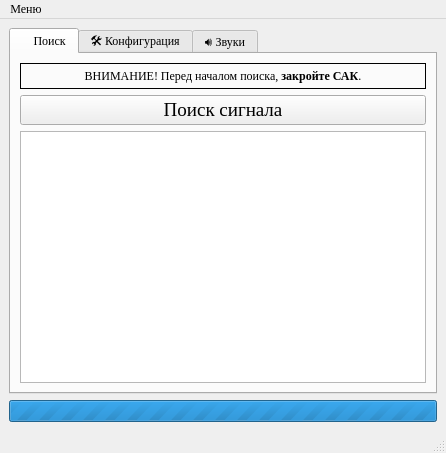
<?xml version="1.0" encoding="UTF-8"?>
<ui version="4.0">
 <class>main_window</class>
 <widget class="QMainWindow" name="main_window">
  <property name="minimumSize">
   <size>
    <width>400</width>
    <height>0</height>
   </size>
  </property>
  <property name="font">
   <font>
    <family>Times New Roman</family>
   </font>
  </property>
  <property name="contextMenuPolicy">
   <enum>Qt::DefaultContextMenu</enum>
  </property>
  <property name="windowTitle">
   <string>SIGNAL CATCHER</string>
  </property>
  <property name="windowIcon">
   <iconset>
    <normaloff>../../Users/Teos/Downloads/radiation_8ptf8au848ft.svg</normaloff>../../Users/Teos/Downloads/radiation_8ptf8au848ft.svg</iconset>
  </property>
  <property name="autoFillBackground">
   <bool>false</bool>
  </property>
  <property name="animated">
   <bool>true</bool>
  </property>
  <widget class="QWidget" name="main_grid">
   <layout class="QGridLayout" name="gridLayout_2">
    <item row="1" column="0">
     <widget class="QProgressBar" name="pb">
      <property name="enabled">
       <bool>true</bool>
      </property>
      <property name="maximum">
       <number>0</number>
      </property>
      <property name="value">
       <number>-1</number>
      </property>
      <property name="alignment">
       <set>Qt::AlignCenter</set>
      </property>
      <property name="invertedAppearance">
       <bool>false</bool>
      </property>
      <property name="textDirection">
       <enum>QProgressBar::TopToBottom</enum>
      </property>
     </widget>
    </item>
    <item row="0" column="0">
     <widget class="QTabWidget" name="tabs">
      <property name="focusPolicy">
       <enum>Qt::TabFocus</enum>
      </property>
      <property name="tabPosition">
       <enum>QTabWidget::North</enum>
      </property>
      <property name="tabShape">
       <enum>QTabWidget::Rounded</enum>
      </property>
      <property name="currentIndex">
       <number>0</number>
      </property>
      <property name="usesScrollButtons">
       <bool>true</bool>
      </property>
      <property name="documentMode">
       <bool>false</bool>
      </property>
      <property name="tabsClosable">
       <bool>false</bool>
      </property>
      <property name="movable">
       <bool>false</bool>
      </property>
      <property name="tabBarAutoHide">
       <bool>false</bool>
      </property>
      <widget class="QWidget" name="search_tab">
       <attribute name="title">
        <string>🔎 Поиск</string>
       </attribute>
       <layout class="QGridLayout" name="gridLayout_3">
        <item row="1" column="0">
         <widget class="QPushButton" name="search">
          <property name="font">
           <font>
            <pointsize>14</pointsize>
            <weight>50</weight>
            <italic>false</italic>
            <bold>false</bold>
            <underline>false</underline>
            <strikeout>false</strikeout>
            <stylestrategy>PreferDefault</stylestrategy>
            <kerning>false</kerning>
           </font>
          </property>
          <property name="cursor">
           <cursorShape>ArrowCursor</cursorShape>
          </property>
          <property name="text">
           <string>Поиск сигнала</string>
          </property>
         </widget>
        </item>
        <item row="3" column="0" rowspan="2">
         <widget class="QTextEdit" name="log">
          <property name="readOnly">
           <bool>false</bool>
          </property>
         </widget>
        </item>
        <item row="0" column="0">
         <widget class="QLabel" name="search_help_label">
          <property name="maximumSize">
           <size>
            <width>16777215</width>
            <height>26</height>
           </size>
          </property>
          <property name="frameShape">
           <enum>QFrame::Box</enum>
          </property>
          <property name="text">
           <string>&lt;html&gt;&lt;head/&gt;&lt;body&gt;&lt;p&gt;ВНИМАНИЕ! Перед началом поиска, &lt;span style=&quot; font-weight:600;&quot;&gt;закройте САК&lt;/span&gt;.&lt;/p&gt;&lt;/body&gt;&lt;/html&gt;</string>
          </property>
          <property name="alignment">
           <set>Qt::AlignCenter</set>
          </property>
         </widget>
        </item>
       </layout>
      </widget>
      <widget class="QWidget" name="config_tab">
       <property name="enabled">
        <bool>true</bool>
       </property>
       <attribute name="title">
        <string>🛠️ Конфигурация</string>
       </attribute>
       <layout class="QGridLayout" name="gridLayout_5">
        <property name="leftMargin">
         <number>0</number>
        </property>
        <property name="topMargin">
         <number>0</number>
        </property>
        <property name="rightMargin">
         <number>0</number>
        </property>
        <property name="bottomMargin">
         <number>0</number>
        </property>
        <item row="0" column="0">
         <widget class="QScrollArea" name="config_scroll">
          <property name="styleSheet">
           <string notr="true"/>
          </property>
          <property name="widgetResizable">
           <bool>true</bool>
          </property>
          <widget class="QWidget" name="config_scroll_grid">
           <property name="geometry">
            <rect>
             <x>0</x>
             <y>0</y>
             <width>813</width>
             <height>488</height>
            </rect>
           </property>
           <property name="sizePolicy">
            <sizepolicy hsizetype="Minimum" vsizetype="Preferred">
             <horstretch>0</horstretch>
             <verstretch>0</verstretch>
            </sizepolicy>
           </property>
           <layout class="QGridLayout" name="_2">
            <item row="2" column="0">
             <widget class="QLabel" name="label">
              <property name="sizePolicy">
               <sizepolicy hsizetype="Preferred" vsizetype="Maximum">
                <horstretch>0</horstretch>
                <verstretch>0</verstretch>
               </sizepolicy>
              </property>
              <property name="styleSheet">
               <string notr="true"/>
              </property>
              <property name="frameShape">
               <enum>QFrame::Box</enum>
              </property>
              <property name="frameShadow">
               <enum>QFrame::Plain</enum>
              </property>
              <property name="lineWidth">
               <number>1</number>
              </property>
              <property name="text">
               <string>&lt;html&gt;&lt;head/&gt;&lt;body&gt;&lt;p&gt;Стандартная конфигурация координат расчитана под монитор 2560х1440.&lt;/p&gt;&lt;p&gt;Если разрешение вашего монитора отличается, то необходимо переустановить все координаты.&lt;/p&gt;&lt;p&gt;Координаты [X] (слева направо) и [Y] (сверху вниз) в пикселях для индикаторов САКа.&lt;/p&gt;&lt;p&gt;ВНИМАНИЕ! Поиск работает только &lt;span style=&quot; font-weight:600;&quot;&gt;в оконном режиме, на весть экран с рамкой (Alt+Enter).&lt;/span&gt;&lt;/p&gt;&lt;/body&gt;&lt;/html&gt;</string>
              </property>
              <property name="textFormat">
               <enum>Qt::AutoText</enum>
              </property>
              <property name="scaledContents">
               <bool>false</bool>
              </property>
              <property name="alignment">
               <set>Qt::AlignLeading|Qt::AlignLeft|Qt::AlignVCenter</set>
              </property>
              <property name="wordWrap">
               <bool>true</bool>
              </property>
              <property name="margin">
               <number>5</number>
              </property>
              <property name="indent">
               <number>-1</number>
              </property>
             </widget>
            </item>
            <item row="4" column="0">
             <spacer name="verticalSpacer">
              <property name="orientation">
               <enum>Qt::Vertical</enum>
              </property>
              <property name="sizeHint" stdset="0">
               <size>
                <width>0</width>
                <height>0</height>
               </size>
              </property>
             </spacer>
            </item>
            <item row="3" column="0">
             <layout class="QGridLayout" name="coords_grid" rowstretch="0,0,0,0,0">
              <item row="4" column="2">
               <widget class="QLabel" name="x_search_label">
                <property name="sizePolicy">
                 <sizepolicy hsizetype="Fixed" vsizetype="Preferred">
                  <horstretch>0</horstretch>
                  <verstretch>0</verstretch>
                 </sizepolicy>
                </property>
                <property name="maximumSize">
                 <size>
                  <width>20</width>
                  <height>16777215</height>
                 </size>
                </property>
                <property name="text">
                 <string>X</string>
                </property>
                <property name="alignment">
                 <set>Qt::AlignCenter</set>
                </property>
               </widget>
              </item>
              <item row="0" column="1">
               <widget class="QPushButton" name="signal_set">
                <property name="text">
                 <string>Установить</string>
                </property>
                <property name="shortcut">
                 <string/>
                </property>
               </widget>
              </item>
              <item row="4" column="4">
               <widget class="QLabel" name="y_search_label">
                <property name="sizePolicy">
                 <sizepolicy hsizetype="Fixed" vsizetype="Preferred">
                  <horstretch>0</horstretch>
                  <verstretch>0</verstretch>
                 </sizepolicy>
                </property>
                <property name="maximumSize">
                 <size>
                  <width>20</width>
                  <height>16777215</height>
                 </size>
                </property>
                <property name="text">
                 <string>Y</string>
                </property>
                <property name="alignment">
                 <set>Qt::AlignCenter</set>
                </property>
               </widget>
              </item>
              <item row="3" column="0">
               <widget class="QLabel" name="ready_label">
                <property name="sizePolicy">
                 <sizepolicy hsizetype="Minimum" vsizetype="Preferred">
                  <horstretch>0</horstretch>
                  <verstretch>0</verstretch>
                 </sizepolicy>
                </property>
                <property name="text">
                 <string>Индикатор найденного сигнала</string>
                </property>
                <property name="alignment">
                 <set>Qt::AlignLeading|Qt::AlignLeft|Qt::AlignVCenter</set>
                </property>
                <property name="wordWrap">
                 <bool>true</bool>
                </property>
               </widget>
              </item>
              <item row="4" column="5">
               <widget class="QSpinBox" name="y_search">
                <property name="suffix">
                 <string> px</string>
                </property>
                <property name="prefix">
                 <string/>
                </property>
                <property name="maximum">
                 <number>9999</number>
                </property>
                <property name="displayIntegerBase">
                 <number>10</number>
                </property>
               </widget>
              </item>
              <item row="1" column="0">
               <widget class="QLabel" name="med_rad_label">
                <property name="sizePolicy">
                 <sizepolicy hsizetype="Minimum" vsizetype="Preferred">
                  <horstretch>0</horstretch>
                  <verstretch>0</verstretch>
                 </sizepolicy>
                </property>
                <property name="text">
                 <string>Кнопка [Средняя]</string>
                </property>
                <property name="alignment">
                 <set>Qt::AlignLeading|Qt::AlignLeft|Qt::AlignVCenter</set>
                </property>
                <property name="wordWrap">
                 <bool>true</bool>
                </property>
               </widget>
              </item>
              <item row="3" column="2">
               <widget class="QLabel" name="x_ready_label">
                <property name="sizePolicy">
                 <sizepolicy hsizetype="Fixed" vsizetype="Preferred">
                  <horstretch>0</horstretch>
                  <verstretch>0</verstretch>
                 </sizepolicy>
                </property>
                <property name="maximumSize">
                 <size>
                  <width>20</width>
                  <height>16777215</height>
                 </size>
                </property>
                <property name="text">
                 <string>X</string>
                </property>
                <property name="alignment">
                 <set>Qt::AlignCenter</set>
                </property>
               </widget>
              </item>
              <item row="3" column="4">
               <widget class="QLabel" name="y_ready_label">
                <property name="sizePolicy">
                 <sizepolicy hsizetype="Fixed" vsizetype="Preferred">
                  <horstretch>0</horstretch>
                  <verstretch>0</verstretch>
                 </sizepolicy>
                </property>
                <property name="maximumSize">
                 <size>
                  <width>20</width>
                  <height>16777215</height>
                 </size>
                </property>
                <property name="text">
                 <string>Y</string>
                </property>
                <property name="alignment">
                 <set>Qt::AlignCenter</set>
                </property>
               </widget>
              </item>
              <item row="4" column="0">
               <widget class="QLabel" name="search_label">
                <property name="sizePolicy">
                 <sizepolicy hsizetype="Minimum" vsizetype="Preferred">
                  <horstretch>0</horstretch>
                  <verstretch>0</verstretch>
                 </sizepolicy>
                </property>
                <property name="text">
                 <string>Кнопка [Поиск]</string>
                </property>
                <property name="alignment">
                 <set>Qt::AlignLeading|Qt::AlignLeft|Qt::AlignVCenter</set>
                </property>
                <property name="wordWrap">
                 <bool>true</bool>
                </property>
               </widget>
              </item>
              <item row="2" column="0">
               <widget class="QLabel" name="tumbler_label">
                <property name="sizePolicy">
                 <sizepolicy hsizetype="Minimum" vsizetype="Preferred">
                  <horstretch>0</horstretch>
                  <verstretch>0</verstretch>
                 </sizepolicy>
                </property>
                <property name="text">
                 <string>Тумблер начала сканирования</string>
                </property>
                <property name="alignment">
                 <set>Qt::AlignLeading|Qt::AlignLeft|Qt::AlignVCenter</set>
                </property>
                <property name="wordWrap">
                 <bool>true</bool>
                </property>
               </widget>
              </item>
              <item row="0" column="0">
               <widget class="QLabel" name="signal_label">
                <property name="sizePolicy">
                 <sizepolicy hsizetype="Minimum" vsizetype="Preferred">
                  <horstretch>0</horstretch>
                  <verstretch>0</verstretch>
                 </sizepolicy>
                </property>
                <property name="text">
                 <string>Индикатор сигнала</string>
                </property>
                <property name="alignment">
                 <set>Qt::AlignLeading|Qt::AlignLeft|Qt::AlignVCenter</set>
                </property>
                <property name="wordWrap">
                 <bool>true</bool>
                </property>
               </widget>
              </item>
              <item row="1" column="5">
               <widget class="QSpinBox" name="y_med_rad">
                <property name="suffix">
                 <string> px</string>
                </property>
                <property name="prefix">
                 <string/>
                </property>
                <property name="maximum">
                 <number>9999</number>
                </property>
                <property name="displayIntegerBase">
                 <number>10</number>
                </property>
               </widget>
              </item>
              <item row="0" column="5">
               <widget class="QSpinBox" name="y_signal">
                <property name="suffix">
                 <string> px</string>
                </property>
                <property name="prefix">
                 <string/>
                </property>
                <property name="maximum">
                 <number>9999</number>
                </property>
                <property name="displayIntegerBase">
                 <number>10</number>
                </property>
               </widget>
              </item>
              <item row="3" column="5">
               <widget class="QSpinBox" name="y_ready">
                <property name="suffix">
                 <string> px</string>
                </property>
                <property name="prefix">
                 <string/>
                </property>
                <property name="maximum">
                 <number>9999</number>
                </property>
                <property name="displayIntegerBase">
                 <number>10</number>
                </property>
               </widget>
              </item>
              <item row="2" column="5">
               <widget class="QSpinBox" name="y_tumbler">
                <property name="suffix">
                 <string> px</string>
                </property>
                <property name="prefix">
                 <string/>
                </property>
                <property name="maximum">
                 <number>9999</number>
                </property>
                <property name="displayIntegerBase">
                 <number>10</number>
                </property>
               </widget>
              </item>
              <item row="0" column="4">
               <widget class="QLabel" name="y_signal_label">
                <property name="sizePolicy">
                 <sizepolicy hsizetype="Fixed" vsizetype="Preferred">
                  <horstretch>0</horstretch>
                  <verstretch>0</verstretch>
                 </sizepolicy>
                </property>
                <property name="maximumSize">
                 <size>
                  <width>20</width>
                  <height>16777215</height>
                 </size>
                </property>
                <property name="text">
                 <string>Y</string>
                </property>
                <property name="alignment">
                 <set>Qt::AlignCenter</set>
                </property>
               </widget>
              </item>
              <item row="0" column="2">
               <widget class="QLabel" name="x_signal_label">
                <property name="sizePolicy">
                 <sizepolicy hsizetype="Fixed" vsizetype="Preferred">
                  <horstretch>0</horstretch>
                  <verstretch>0</verstretch>
                 </sizepolicy>
                </property>
                <property name="maximumSize">
                 <size>
                  <width>20</width>
                  <height>16777215</height>
                 </size>
                </property>
                <property name="text">
                 <string>X</string>
                </property>
                <property name="alignment">
                 <set>Qt::AlignCenter</set>
                </property>
               </widget>
              </item>
              <item row="4" column="1">
               <widget class="QPushButton" name="search_set">
                <property name="text">
                 <string>Установить</string>
                </property>
                <property name="shortcut">
                 <string/>
                </property>
               </widget>
              </item>
              <item row="1" column="4">
               <widget class="QLabel" name="y_med_rad_label">
                <property name="sizePolicy">
                 <sizepolicy hsizetype="Fixed" vsizetype="Preferred">
                  <horstretch>0</horstretch>
                  <verstretch>0</verstretch>
                 </sizepolicy>
                </property>
                <property name="maximumSize">
                 <size>
                  <width>20</width>
                  <height>16777215</height>
                 </size>
                </property>
                <property name="text">
                 <string>Y</string>
                </property>
                <property name="alignment">
                 <set>Qt::AlignCenter</set>
                </property>
               </widget>
              </item>
              <item row="1" column="1">
               <widget class="QPushButton" name="med_rad_set">
                <property name="text">
                 <string>Установить</string>
                </property>
                <property name="shortcut">
                 <string/>
                </property>
               </widget>
              </item>
              <item row="1" column="2">
               <widget class="QLabel" name="x_med_rad_label">
                <property name="sizePolicy">
                 <sizepolicy hsizetype="Fixed" vsizetype="Preferred">
                  <horstretch>0</horstretch>
                  <verstretch>0</verstretch>
                 </sizepolicy>
                </property>
                <property name="maximumSize">
                 <size>
                  <width>20</width>
                  <height>16777215</height>
                 </size>
                </property>
                <property name="text">
                 <string>X</string>
                </property>
                <property name="alignment">
                 <set>Qt::AlignCenter</set>
                </property>
               </widget>
              </item>
              <item row="0" column="3">
               <widget class="QSpinBox" name="x_signal">
                <property name="suffix">
                 <string> px</string>
                </property>
                <property name="prefix">
                 <string/>
                </property>
                <property name="maximum">
                 <number>9999</number>
                </property>
                <property name="displayIntegerBase">
                 <number>10</number>
                </property>
               </widget>
              </item>
              <item row="2" column="2">
               <widget class="QLabel" name="x_tumbler_label">
                <property name="sizePolicy">
                 <sizepolicy hsizetype="Fixed" vsizetype="Preferred">
                  <horstretch>0</horstretch>
                  <verstretch>0</verstretch>
                 </sizepolicy>
                </property>
                <property name="maximumSize">
                 <size>
                  <width>20</width>
                  <height>16777215</height>
                 </size>
                </property>
                <property name="text">
                 <string>X</string>
                </property>
                <property name="alignment">
                 <set>Qt::AlignCenter</set>
                </property>
               </widget>
              </item>
              <item row="1" column="3">
               <widget class="QSpinBox" name="x_med_rad">
                <property name="suffix">
                 <string> px</string>
                </property>
                <property name="prefix">
                 <string/>
                </property>
                <property name="maximum">
                 <number>9999</number>
                </property>
                <property name="displayIntegerBase">
                 <number>10</number>
                </property>
               </widget>
              </item>
              <item row="3" column="1">
               <widget class="QPushButton" name="ready_set">
                <property name="text">
                 <string>Установить</string>
                </property>
                <property name="shortcut">
                 <string/>
                </property>
               </widget>
              </item>
              <item row="2" column="1">
               <widget class="QPushButton" name="tumbler_set">
                <property name="text">
                 <string>Установить</string>
                </property>
                <property name="shortcut">
                 <string/>
                </property>
               </widget>
              </item>
              <item row="3" column="3">
               <widget class="QSpinBox" name="x_ready">
                <property name="suffix">
                 <string> px</string>
                </property>
                <property name="prefix">
                 <string/>
                </property>
                <property name="maximum">
                 <number>9999</number>
                </property>
                <property name="displayIntegerBase">
                 <number>10</number>
                </property>
               </widget>
              </item>
              <item row="2" column="4">
               <widget class="QLabel" name="y_tumbler_label">
                <property name="sizePolicy">
                 <sizepolicy hsizetype="Fixed" vsizetype="Preferred">
                  <horstretch>0</horstretch>
                  <verstretch>0</verstretch>
                 </sizepolicy>
                </property>
                <property name="maximumSize">
                 <size>
                  <width>20</width>
                  <height>16777215</height>
                 </size>
                </property>
                <property name="text">
                 <string>Y</string>
                </property>
                <property name="alignment">
                 <set>Qt::AlignCenter</set>
                </property>
               </widget>
              </item>
              <item row="4" column="3">
               <widget class="QSpinBox" name="x_search">
                <property name="suffix">
                 <string> px</string>
                </property>
                <property name="prefix">
                 <string/>
                </property>
                <property name="maximum">
                 <number>9999</number>
                </property>
                <property name="displayIntegerBase">
                 <number>10</number>
                </property>
               </widget>
              </item>
              <item row="2" column="3">
               <widget class="QSpinBox" name="x_tumbler">
                <property name="suffix">
                 <string> px</string>
                </property>
                <property name="prefix">
                 <string/>
                </property>
                <property name="maximum">
                 <number>9999</number>
                </property>
                <property name="displayIntegerBase">
                 <number>10</number>
                </property>
               </widget>
              </item>
             </layout>
            </item>
            <item row="1" column="0">
             <layout class="QGridLayout" name="main_config_grid">
              <property name="verticalSpacing">
               <number>7</number>
              </property>
              <item row="5" column="1">
               <widget class="QKeySequenceEdit" name="sak_key"/>
              </item>
              <item row="5" column="0">
               <widget class="QLabel" name="sak_key_label">
                <property name="text">
                 <string>Клавиша в игре, для открытия САК</string>
                </property>
               </widget>
              </item>
              <item row="3" column="1">
               <widget class="QSpinBox" name="reopen_time">
                <property name="suffix">
                 <string> мс</string>
                </property>
                <property name="maximum">
                 <number>10000</number>
                </property>
                <property name="singleStep">
                 <number>100</number>
                </property>
               </widget>
              </item>
              <item row="1" column="0">
               <widget class="QLabel" name="ahk_path_label">
                <property name="text">
                 <string>Путь к AHK:</string>
                </property>
               </widget>
              </item>
              <item row="2" column="1">
               <widget class="QSpinBox" name="time_to_stop">
                <property name="suffix">
                 <string> мс</string>
                </property>
                <property name="maximum">
                 <number>15000</number>
                </property>
                <property name="singleStep">
                 <number>100</number>
                </property>
                <property name="value">
                 <number>0</number>
                </property>
               </widget>
              </item>
              <item row="2" column="0">
               <widget class="QLabel" name="time_to_stop_label">
                <property name="text">
                 <string>Время до остановки поиска (1500 мс ~ 1 лампочка):</string>
                </property>
               </widget>
              </item>
              <item row="1" column="1">
               <widget class="QLineEdit" name="ahk_path">
                <property name="maximumSize">
                 <size>
                  <width>16777215</width>
                  <height>25</height>
                 </size>
                </property>
                <property name="text">
                 <string/>
                </property>
               </widget>
              </item>
              <item row="4" column="0">
               <widget class="QLabel" name="click_interval_label">
                <property name="text">
                 <string>Задержка между кликами по кнопкам САК:</string>
                </property>
                <property name="wordWrap">
                 <bool>true</bool>
                </property>
               </widget>
              </item>
              <item row="4" column="1">
               <widget class="QSpinBox" name="click_interval">
                <property name="suffix">
                 <string> мс</string>
                </property>
                <property name="maximum">
                 <number>10000</number>
                </property>
                <property name="singleStep">
                 <number>100</number>
                </property>
               </widget>
              </item>
              <item row="3" column="0">
               <widget class="QLabel" name="reopen_time_label">
                <property name="text">
                 <string>Задержка между переоткрытием САК:</string>
                </property>
                <property name="wordWrap">
                 <bool>true</bool>
                </property>
               </widget>
              </item>
              <item row="0" column="1">
               <widget class="QKeySequenceEdit" name="hotkey"/>
              </item>
              <item row="0" column="0">
               <widget class="QLabel" name="hotkey_label">
                <property name="text">
                 <string>Горячая клавиша для запуска/остановки:</string>
                </property>
               </widget>
              </item>
             </layout>
            </item>
           </layout>
          </widget>
         </widget>
        </item>
       </layout>
      </widget>
      <widget class="QWidget" name="sounds_tab">
       <attribute name="title">
        <string>🔊 Звуки</string>
       </attribute>
       <layout class="QGridLayout" name="gridLayout_6">
        <property name="leftMargin">
         <number>0</number>
        </property>
        <property name="topMargin">
         <number>0</number>
        </property>
        <property name="rightMargin">
         <number>0</number>
        </property>
        <property name="bottomMargin">
         <number>0</number>
        </property>
        <item row="2" column="0">
         <widget class="QScrollArea" name="sounds_scroll">
          <property name="widgetResizable">
           <bool>true</bool>
          </property>
          <widget class="QWidget" name="sounds_scroll_grid">
           <property name="geometry">
            <rect>
             <x>0</x>
             <y>0</y>
             <width>437</width>
             <height>359</height>
            </rect>
           </property>
           <layout class="QGridLayout" name="gridLayout">
            <item row="3" column="0">
             <widget class="QLabel" name="sound_fail_volume_label">
              <property name="text">
               <string>Громкость</string>
              </property>
             </widget>
            </item>
            <item row="3" column="1">
             <widget class="QSlider" name="sound_fail_slider">
              <property name="maximum">
               <number>100</number>
              </property>
              <property name="orientation">
               <enum>Qt::Horizontal</enum>
              </property>
             </widget>
            </item>
            <item row="1" column="0">
             <widget class="QLabel" name="sound_start_volume_label">
              <property name="text">
               <string>Громкость</string>
              </property>
             </widget>
            </item>
            <item row="0" column="0">
             <widget class="QLabel" name="sound_start_label">
              <property name="text">
               <string>Начало поиска сигнала</string>
              </property>
             </widget>
            </item>
            <item row="3" column="2">
             <widget class="QLabel" name="sound_fail_volume">
              <property name="minimumSize">
               <size>
                <width>20</width>
                <height>0</height>
               </size>
              </property>
              <property name="frameShape">
               <enum>QFrame::Box</enum>
              </property>
              <property name="frameShadow">
               <enum>QFrame::Plain</enum>
              </property>
              <property name="text">
               <string>0</string>
              </property>
              <property name="alignment">
               <set>Qt::AlignCenter</set>
              </property>
             </widget>
            </item>
            <item row="1" column="1">
             <widget class="QSlider" name="sound_start_slider">
              <property name="maximum">
               <number>100</number>
              </property>
              <property name="orientation">
               <enum>Qt::Horizontal</enum>
              </property>
             </widget>
            </item>
            <item row="1" column="2">
             <widget class="QLabel" name="sound_start_volume">
              <property name="minimumSize">
               <size>
                <width>20</width>
                <height>0</height>
               </size>
              </property>
              <property name="frameShape">
               <enum>QFrame::Box</enum>
              </property>
              <property name="frameShadow">
               <enum>QFrame::Plain</enum>
              </property>
              <property name="text">
               <string>0</string>
              </property>
              <property name="alignment">
               <set>Qt::AlignCenter</set>
              </property>
             </widget>
            </item>
            <item row="2" column="0">
             <widget class="QLabel" name="sound_fail_label">
              <property name="text">
               <string>Сигнал упущен</string>
              </property>
             </widget>
            </item>
            <item row="4" column="0">
             <widget class="QLabel" name="sound_found_label">
              <property name="text">
               <string>Сигнал найден</string>
              </property>
             </widget>
            </item>
            <item row="5" column="2">
             <widget class="QLabel" name="sound_found_volume">
              <property name="minimumSize">
               <size>
                <width>20</width>
                <height>0</height>
               </size>
              </property>
              <property name="frameShape">
               <enum>QFrame::Box</enum>
              </property>
              <property name="frameShadow">
               <enum>QFrame::Plain</enum>
              </property>
              <property name="text">
               <string>0</string>
              </property>
              <property name="alignment">
               <set>Qt::AlignCenter</set>
              </property>
             </widget>
            </item>
            <item row="5" column="0">
             <widget class="QLabel" name="sound_found_volume_label">
              <property name="text">
               <string>Громкость</string>
              </property>
             </widget>
            </item>
            <item row="5" column="1">
             <widget class="QSlider" name="sound_found_slider">
              <property name="maximum">
               <number>100</number>
              </property>
              <property name="orientation">
               <enum>Qt::Horizontal</enum>
              </property>
             </widget>
            </item>
            <item row="6" column="1">
             <spacer name="verticalSpacer_2">
              <property name="orientation">
               <enum>Qt::Vertical</enum>
              </property>
              <property name="sizeHint" stdset="0">
               <size>
                <width>20</width>
                <height>40</height>
               </size>
              </property>
             </spacer>
            </item>
            <item row="0" column="1">
             <widget class="QLineEdit" name="sound_start_path"/>
            </item>
            <item row="0" column="2">
             <widget class="QPushButton" name="sound_start_play">
              <property name="maximumSize">
               <size>
                <width>30</width>
                <height>20</height>
               </size>
              </property>
              <property name="font">
               <font>
                <pointsize>13</pointsize>
               </font>
              </property>
              <property name="text">
               <string>▶</string>
              </property>
              <property name="checkable">
               <bool>false</bool>
              </property>
              <property name="autoDefault">
               <bool>false</bool>
              </property>
              <property name="default">
               <bool>false</bool>
              </property>
              <property name="flat">
               <bool>true</bool>
              </property>
             </widget>
            </item>
            <item row="2" column="1">
             <widget class="QLineEdit" name="sound_fail_path"/>
            </item>
            <item row="4" column="1">
             <widget class="QLineEdit" name="sound_found_path"/>
            </item>
            <item row="2" column="2">
             <widget class="QPushButton" name="sound_fail_play">
              <property name="maximumSize">
               <size>
                <width>30</width>
                <height>20</height>
               </size>
              </property>
              <property name="font">
               <font>
                <pointsize>13</pointsize>
               </font>
              </property>
              <property name="text">
               <string>▶</string>
              </property>
              <property name="checkable">
               <bool>false</bool>
              </property>
              <property name="autoDefault">
               <bool>false</bool>
              </property>
              <property name="default">
               <bool>false</bool>
              </property>
              <property name="flat">
               <bool>true</bool>
              </property>
             </widget>
            </item>
            <item row="4" column="2">
             <widget class="QPushButton" name="sound_found_play">
              <property name="maximumSize">
               <size>
                <width>30</width>
                <height>20</height>
               </size>
              </property>
              <property name="font">
               <font>
                <pointsize>13</pointsize>
               </font>
              </property>
              <property name="text">
               <string>▶</string>
              </property>
              <property name="checkable">
               <bool>false</bool>
              </property>
              <property name="autoDefault">
               <bool>false</bool>
              </property>
              <property name="default">
               <bool>false</bool>
              </property>
              <property name="flat">
               <bool>true</bool>
              </property>
             </widget>
            </item>
           </layout>
          </widget>
         </widget>
        </item>
       </layout>
      </widget>
     </widget>
    </item>
   </layout>
  </widget>
  <widget class="QMenuBar" name="menubar">
   <property name="geometry">
    <rect>
     <x>0</x>
     <y>0</y>
     <width>467</width>
     <height>26</height>
    </rect>
   </property>
   <property name="font">
    <font>
     <kerning>true</kerning>
    </font>
   </property>
   <widget class="QMenu" name="menu">
    <property name="font">
     <font>
      <family>Times New Roman</family>
     </font>
    </property>
    <property name="title">
     <string>Меню</string>
    </property>
    <addaction name="menu_repository_open"/>
    <addaction name="menu_create_issue"/>
    <addaction name="menu_restore_settings"/>
   </widget>
   <addaction name="menu"/>
  </widget>
  <widget class="QStatusBar" name="statusbar"/>
  <action name="action">
   <property name="text">
    <string>Конфигурация</string>
   </property>
  </action>
  <action name="action_2">
   <property name="text">
    <string>Открыть репозиторий</string>
   </property>
  </action>
  <action name="action_3">
   <property name="text">
    <string>О программе</string>
   </property>
  </action>
  <action name="menu_repository_open">
   <property name="text">
    <string>Открыть репозиторий</string>
   </property>
   <property name="font">
    <font>
     <family>Times New Roman</family>
    </font>
   </property>
  </action>
  <action name="action_5">
   <property name="text">
    <string>Связаться с разработчиком</string>
   </property>
  </action>
  <action name="menu_about">
   <property name="text">
    <string>О программе</string>
   </property>
   <property name="font">
    <font>
     <family>Times New Roman</family>
    </font>
   </property>
  </action>
  <action name="menu_create_issue">
   <property name="text">
    <string>Задать вопрос разработчику</string>
   </property>
  </action>
  <action name="menu_restore_settings">
   <property name="text">
    <string>Сброс настроек</string>
   </property>
  </action>
 </widget>
 <resources/>
 <connections>
  <connection>
   <sender>sound_fail_slider</sender>
   <signal>valueChanged(int)</signal>
   <receiver>sound_fail_volume</receiver>
   <slot>setNum(int)</slot>
   <hints>
    <hint type="sourcelabel">
     <x>299</x>
     <y>168</y>
    </hint>
    <hint type="destinationlabel">
     <x>455</x>
     <y>168</y>
    </hint>
   </hints>
  </connection>
  <connection>
   <sender>sound_start_slider</sender>
   <signal>valueChanged(int)</signal>
   <receiver>sound_start_volume</receiver>
   <slot>setNum(int)</slot>
   <hints>
    <hint type="sourcelabel">
     <x>299</x>
     <y>111</y>
    </hint>
    <hint type="destinationlabel">
     <x>455</x>
     <y>111</y>
    </hint>
   </hints>
  </connection>
  <connection>
   <sender>sound_found_slider</sender>
   <signal>valueChanged(int)</signal>
   <receiver>sound_found_volume</receiver>
   <slot>setNum(int)</slot>
   <hints>
    <hint type="sourcelabel">
     <x>299</x>
     <y>225</y>
    </hint>
    <hint type="destinationlabel">
     <x>455</x>
     <y>225</y>
    </hint>
   </hints>
  </connection>
 </connections>
</ui>
